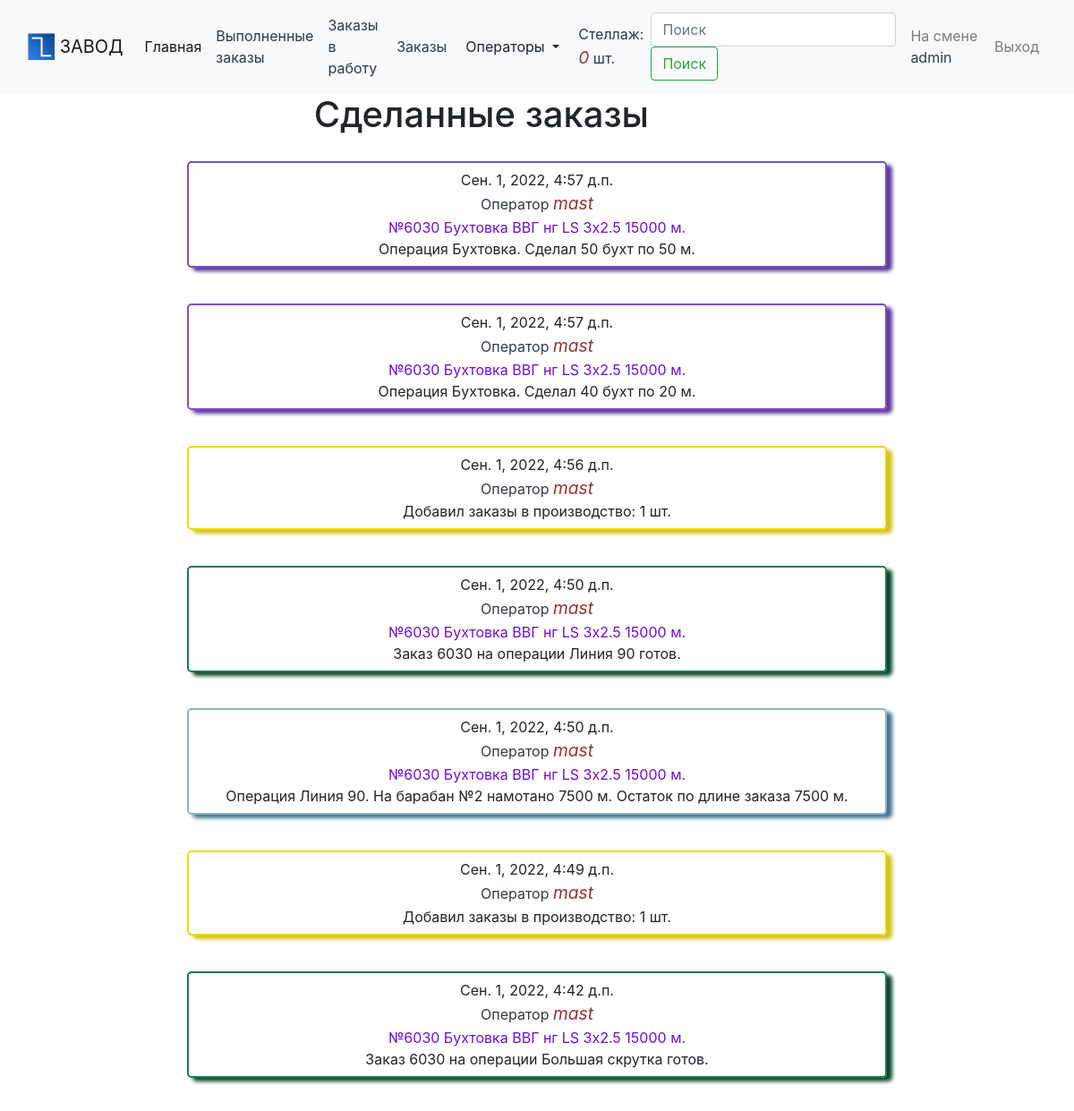
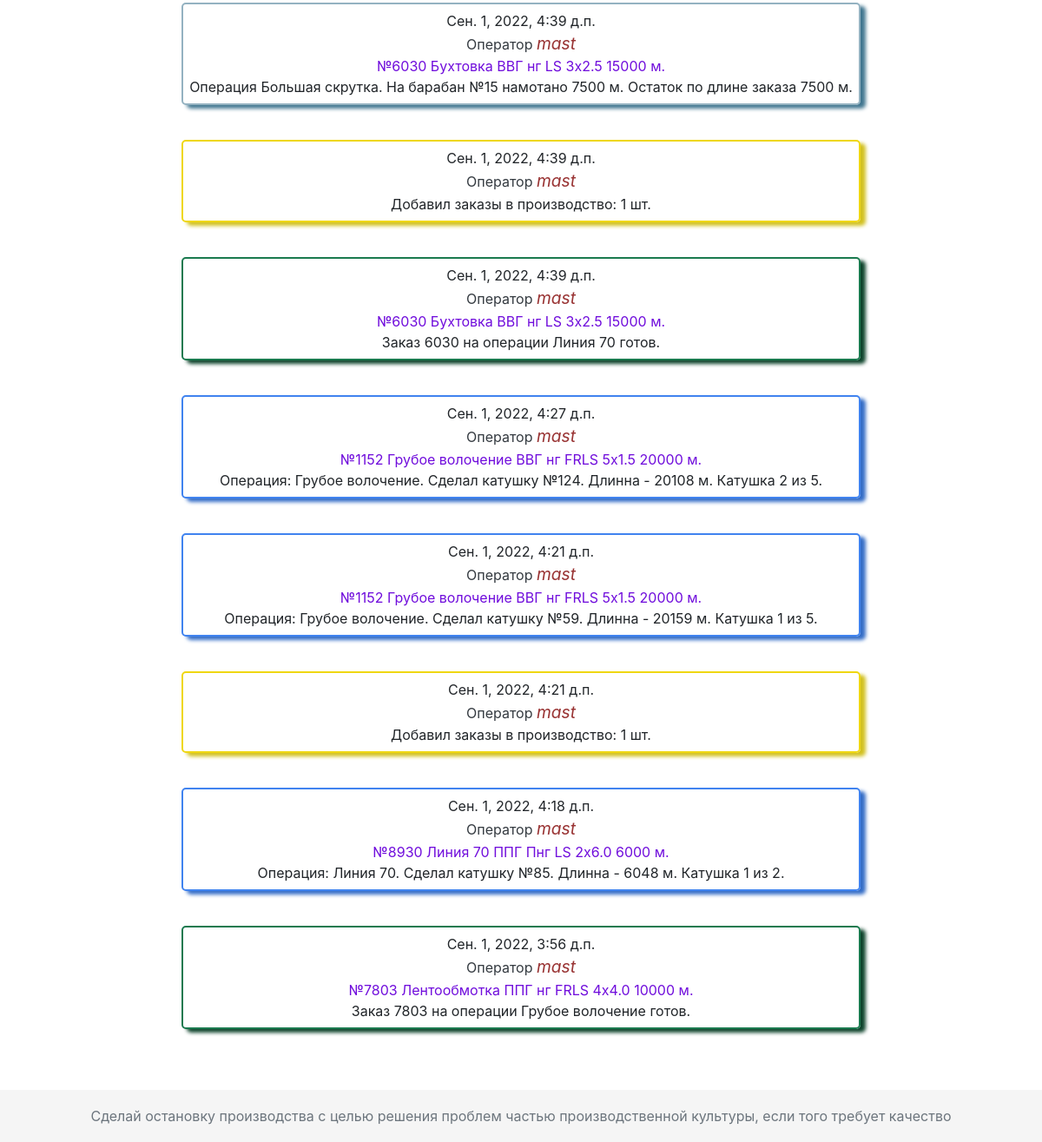
/manufactur/ (signed in), run on the app's committed database (2 pictures, top to bottom).
### manufactur/models.py (models this page shows, shortened)
class User(AbstractUser):
    TEAM = (
        (0, 0),
        (1, 1),
        (2, 2),
        (3, 3),
        (4, 4),
    )
    t_number = models.PositiveIntegerField(verbose_name="Табельный номер", default="1")
    team = models.IntegerField(choices=TEAM, default=0, verbose_name="Смена")
    is_master = models.BooleanField(verbose_name="Мастер", default=False)
    rough_drawing = models.BooleanField(verbose_name="Грубое волочение", default=False)
    fine_drawing = models.BooleanField(verbose_name="Тонкое волочение", default=False)
    frls = models.BooleanField(verbose_name="Лентообмотка", default=False)
    yl_300 = models.BooleanField(verbose_name="Автобухтовка 300", default=False)
    yl_600 = models.BooleanField(verbose_name="Автобухтовка 600", default=False)
    yl_1250 = models.BooleanField(verbose_name="Перемотка 1250", default=False)
    yl_450 = models.BooleanField(verbose_name="Ручная бухтовка 450", default=False)
    l_70 = models.BooleanField(verbose_name="Линия 70", default=False)
    l_90 = models.BooleanField(verbose_name="Линия 90", default=False)
    wild_twist = models.BooleanField(verbose_name="Маленькая скрутка", default=False)
    twist = models.BooleanField(verbose_name="Большая скрутка", default=False)
    armoring = models.BooleanField(verbose_name="Бронирование", default=False)
    packaging = models.BooleanField(verbose_name="Упаковка", default=False)
    otk = models.BooleanField(verbose_name="ОТК", default=False)
    following = models.ManyToManyField(
        "self", through="Contact", related_name="followers", symmetrical=False
    )
    def get_absolute_url(self):
        return reverse_lazy("manufactur:user_detail", args=[self.username])
    class Meta:
        verbose_name = "Пользователь"
        verbose_name_plural = "Пользователи"

### actions/models.py (models this page shows)
class Actions(models.Model):
    user = models.ForeignKey(
        "manufactur.User",
        related_name="actions",
        db_index=True,
        on_delete=models.CASCADE,
    )
    verb = models.CharField(max_length=150)
    target_ct = models.ForeignKey(
        ContentType,
        blank=True,
        null=True,
        related_name="target_obj",
        on_delete=models.CASCADE,
    )
    target_id = models.PositiveIntegerField(blank=True, null=True, db_index=True)
    target = GenericForeignKey("target_ct", "target_id")
    type_target = models.CharField(max_length=10, blank=True, null=True)
    created = models.DateTimeField(auto_now_add=True, db_index=True)
    class Meta:
        ordering = ("-created",)

### orders/models.py (models this page shows, shortened)
class Order(models.Model):
    PLASTIC_CHOICE = [
        ("ВВГ", "ВВГ"),
        ("ППГ", "ППГ"),
    ]
    DESIGN_CHOICE = [
        ("нг", "нг"),
        ("Пнг", "Пнг"),
    ]
    PURPOSE_CHOICE = [
        ("LS", "LS"),
        ("LTx", "LTx"),
        ("FRLS", "FRLS"),
        ("FRLSLTx", "FRLSLTx"),
    ]
    CORES_CHOICE = [
        (1, 1),
        (2, 2),
        (3, 3),
        (4, 4),
        (5, 5),
    ]
    CROSSSECTION_CHOICE = [
        ("0.5", "0.5"),
        ("0.75", "0.75"),
        ("1.0", "1.0"),
        ("1.5", "1.5"),
        ("2.5", "2.5"),
        ("4.0", "4.0"),
        ("6.0", "6.0"),
        ("10", "10"),
    ]
    batch_number = models.IntegerField(
        verbose_name="Номер партии", unique=True, db_index=True
    )
    slug = models.SlugField(max_length=10, db_index=True)
    operation = models.ForeignKey(
        Operation,
        related_name="order_operation",
        on_delete=models.CASCADE,
        default="Грубое волочение",
        verbose_name="Операция",
        db_index=True,
    )
    plastic = models.CharField(
        max_length=3, verbose_name="Пластик", choices=PLASTIC_CHOICE, default="ВВГ"
    )
    design = models.CharField(
        max_length=3, verbose_name="Исполнение", choices=DESIGN_CHOICE, default="нг"
    )
    purpose = models.CharField(
        max_length=7, verbose_name="Назначение", choices=PURPOSE_CHOICE, default="LS"
    )
    cores = models.IntegerField(verbose_name="Количество жил", choices=CORES_CHOICE)
    crosssection = models.CharField(
        max_length=3, verbose_name="Поперечное сечение", choices=CROSSSECTION_CHOICE
    )
    footage = models.IntegerField(verbose_name="Метраж", default=15000)
    created = models.DateField(verbose_name="Дата добавления", auto_now_add=True)
    completion = models.DateField(verbose_name="Дата завершения")
    updated = models.DateField(verbose_name="Дата обновления", auto_now=True)
    finished = models.BooleanField(verbose_name="Готов", default=False, db_index=True)
    discard = models.BooleanField(verbose_name="Брак", default=False, db_index=True)
    in_production = models.BooleanField(
        default=False, db_index=True, verbose_name="В производстве"
    )
    class Meta:
        ordering = (
            "operation",
            "batch_number",
        )
        index_together = (("batch_number", "slug"),)
        verbose_name = "Заказ"
        verbose_name_plural = "Заказы"
    def __str__(self):
        return (
            f"№{self.batch_number} {self.operation} {self.plastic} {self.design} {self.purpose} "
            f"{self.cores}x{self.crosssection}  {self.footage} м."
        )

class Operation(models.Model):
    name = models.CharField(max_length=50, db_index=True)
    slug = models.SlugField(max_length=50, db_index=True)
    def __str__(self):
        return self.name
    class Meta:
        verbose_name = "Тех операция"
        verbose_name_plural = "Тех операции"

### manufactur/views.py (the view)
# urls.py: path("", MainView.as_view()),
class MainView(View):
    def get(self, request):
        actions = []
        if request.user.is_active:
            actions = Actions.objects.exclude(user=request.user)
            following_ids = request.user.following.values_list("id", flat=True)
            if following_ids:
                actions = actions.filter(user_id__in=following_ids)
            actions = actions.select_related("user").prefetch_related("target_ct")[:15]
        return render(request, "manufactur/user/main.html", {"actions": actions})

### shelf/context_processors.py (called while the page is built)
def shelf(request):
    return {"shelf": Shelf(request)}

### shelf/shelf.py (called while the page is built)
    def __len__(self):
        return len(self.shelf)

    def get_link(self):
        return "gruboe-volochenie"

### manufactur/templates/manufactur/user/main.html (shortened to what this page needs)
{% extends 'manufactur/base.html' %}
{% block content %}
    <h1>Сделанные заказы</h1>
    {% for action in actions %}
		{% include "actions/action_detail.html" %}
    {% endfor %}
{% endblock %}

### manufactur/templates/manufactur/base.html (shortened to what this page needs)
{% load static %}
{% load pluralize %}
<!DOCTYPE html>
<html lang="ru">
<head>
    <link rel="stylesheet" href="{% static 'css/style.css' %}">
    <link rel="stylesheet" href="https://maxcdn.bootstrapcdn.com/bootstrap/4.0.0/css/bootstrap.min.css">
</head>
<body>
  <nav class="navbar sticky-top navbar-expand-lg navbar-light bg-light">
  <div class="container-fluid">
  <a class="navbar-brand" data-id="admin" href="/admin" target="_blank">
      <img src="{% static 'image/logo.png' %}" alt="logo" width="30" height="30" loading="lazy" class="d-inline-block align-top">
  ЗАВОД</a>
  <div class="collapse navbar-collapse" id="navbarToggler">
    <ul class="navbar-nav mr-auto mt-2 mt-lg-0">
      <li class="nav-item active">
        <a class="nav-link" data-id="main" href="{% url 'manufactur:manufacture' %}">Главная<span class="sr-only">(current)</span></a>
      </li>
      <li class="nav-item">
        <a {% if request.user.is_staff %}class="nav-link text-dark" href="{% url 'orders:orders_finish' %}" {% else %}class="nav-link disabled" href="#" tabindex="-1" aria-disabled="true"{% endif %} data-id="finish_orders">Выполненные заказы</a>
      </li>
      <li class="nav-item">
        <a {% if request.user.is_active %}class="nav-link text-dark" href="{% url 'orders:order_p_list' shelf.get_link %}" {% else %}class="nav-link disabled" href="#" tabindex="-1" aria-disabled="true"{% endif %} data-id="orders_in_prod">Заказы в работу</a>
      </li>
      <li class="nav-item">
        <a {% if request.user.is_staff %}class="nav-link text-dark" href="{% url 'orders:order_list' %} " {% else %}class="nav-link disabled"  tabindex="-1" aria-disabled="true"{% endif %}  data-id="orders">Заказы</a>
      </li>
      <li class="nav-item">
        <div class="dropdown">
        <button {% if request.user.is_staff %} class="btn btn-light dropdown-toggle"{% else %} type="button" class="btn btn-light dropdown-toggle disabled"{% endif %} id="dropdownMenuButton" data-toggle="dropdown" aria-haspopup="true" aria-expanded="false">
            Операторы
        </button>
</div>
      </li>
      <li class="nav-item">
        <div {% if request.user.is_staff %}class="count_shelf nav-link text-dark" {% else %}class="nav-link disabled"  tabindex="-1" aria-disabled="true"{% endif %} >
                    <a class="text-dark" data-id="shelf" href="{% url 'shelf:shelf_detail' %}">
                    <div class="">Стеллаж: <i>{{ shelf|length }}</i> шт.</div>
                    </a>
        </div>
      </li>
    </ul>
    <form class="form-inline my-2 my-lg-0">
      <input class="form-control mr-sm-2" type="search" placeholder="Поиск" aria-label="Поиск">
      <button class="btn btn-outline-success my-2 my-sm-0" data-id="search" type="submit">Поиск</button>
    </form>
  <ul class="navbar-nav ml-auto ml-100 mt-lg-0">
      <li class="nav-item">
        {% if request.user.is_authenticated %}
        <span class="nav-link">На смене <a class="text-dark" href="#" > {{ user.username }}</a></span>
      </li>
      <li class="nav-item">
          <a class="nav-link" data-id="exit" href="{% url 'manufactur:logout' %}">Выход</a>
      </li>
        {% else %}
            <a class="nav-link" data-id = 'login' href="{% url 'manufactur:login' %}">Вход</a>
      </li>
        {% endif %}
  </ul>
  </div>
  </div>
</nav>
  <div id="content" class="">
     {% block content %}{% endblock %}
  </div>
<footer class="footer">
    <div class="text-center">
        <span class="text-muted">Сделай остановку производства с целью решения проблем частью производственной культуры, если того требует качество</span>
    </div>
</footer>
</body>
</html>

### actions/templates/actions/action_detail.html
	{% with user=action.user type=action.type_target %}
	<div class="block_action
			{% if type == 'buhtovka' %} color_buhtovka
			{% elif type == 'iteration' %} color_iteration
			{% elif type == 'finish' %} color_finished
			{% elif type == 'follow' %} color_follow
			{% elif type == 'line_oper' %} color_line_operation
			{% endif %}">
			<time>{{ action.created }}</time>
			<a class="text-dark" href="{{ user.get_absolute_url }}">
				Оператор <i>{{ user.get_full_name }}</i>
			</a>
			{% if action.target%}
				{% with action.target as target %}
					<a class="dark" {% if type == 'follow' %} href="{{ target.get_absolute_url }}" {% else %} href="{% url 'orders:order_log' target.id %}" {% endif %}>
						{{ target }}
					</a>
				{% endwith %}
			{% endif %}
			<div>{{ action.verb }}</div>
		</div>
	{% endwith %}

### static/css/style.css (style rules this page uses)
html { font-size: 1rem; position: relative; min-height: 100%; }
@media (min-width: 320px) { html { font-size: 0.6rem } }
@media (min-width: 480px) { html { font-size: 0.8rem } }
@media (min-width: 768px) { html { font-size: 0.9rem } }
@media (min-width: 992px) { html { font-size: 0.95rem } }
@media (min-width: 1200px) { html { font-size: 1rem } }
body { font-family:helvetica, sans-serif; }
* { box-sizing: border-box; margin: auto; }
i { color: #993333; font-size: larger; }
a.dark { color: #700ddc; text-decoration: none; }
.color_follow { border: 2px solid rgb(239, 215, 18); box-shadow: 6px 4px 4px rgb(210, 193, 31); }
.color_iteration { border: 2px solid rgb(64, 131, 239); box-shadow: 6px 4px 4px rgb(52, 109, 199); }
.color_buhtovka { border: 2px solid rgb(122, 78, 206); box-shadow: 6px 4px 4px rgb(90, 57, 152); }
.color_finished { border: 2px solid rgb(26, 122, 79); box-shadow: 6px 4px 4px rgb(14, 68, 44); }
.color_line_operation { border: 2px solid rgba(65, 118, 144, 0.56); box-shadow: 6px 4px 4px rgba(65, 118, 144); }
.block_action { position: relative; display: flex; flex-direction: column; min-width: 0; margin: 20px; padding:7px; border-radius: 5px }
.footer { position: sticky; margin-top: 50px; bottom: 0; width: 100%; height: 60px; line-height: 60px; background-color: #f5f5f5; }
#content { display: flex; flex-direction: column; max-width: max-content; overflow:hidden; }
h1, h2, h3, h4 , h5, h6 { width: 80%; margin-left: 20px; margin-right: 20px; text-align: center; }

### data on the page
User: username "admin"
Actions: created "Сен. 1, 2022, 4:57 д.п.", user.get_full_name "mast", target "№6030 Бухтовка ВВГ нг LS 3x2.5 15000 м.", verb "Операция Бухтовка. Сделал 50 бухт по 50 м."
Actions: created "Сен. 1, 2022, 4:57 д.п.", user.get_full_name "mast", target "№6030 Бухтовка ВВГ нг LS 3x2.5 15000 м.", verb "Операция Бухтовка. Сделал 40 бухт по 20 м."
Actions: created "Сен. 1, 2022, 4:56 д.п.", user.get_full_name "mast", verb "Добавил заказы в производство: 1 шт."
Actions: created "Сен. 1, 2022, 4:50 д.п.", user.get_full_name "mast", target "№6030 Бухтовка ВВГ нг LS 3x2.5 15000 м.", verb "Заказ 6030 на операции Линия 90 готов."
Actions: created "Сен. 1, 2022, 4:50 д.п.", user.get_full_name "mast", target "№6030 Бухтовка ВВГ нг LS 3x2.5 15000 м.", verb "Операция Линия 90. На барабан №2 намотано 7500 м. Остаток по длине заказа 7500 м."
Actions: created "Сен. 1, 2022, 4:49 д.п.", user.get_full_name "mast", verb "Добавил заказы в производство: 1 шт."
Actions: created "Сен. 1, 2022, 4:42 д.п.", user.get_full_name "mast", target "№6030 Бухтовка ВВГ нг LS 3x2.5 15000 м.", verb "Заказ 6030 на операции Большая скрутка готов."
Actions: created "Сен. 1, 2022, 4:39 д.п.", user.get_full_name "mast", target "№6030 Бухтовка ВВГ нг LS 3x2.5 15000 м.", verb "Операция Большая скрутка. На барабан №15 намотано 7500 м. Остаток по длине заказа 7500 м."
Actions: created "Сен. 1, 2022, 4:39 д.п.", user.get_full_name "mast", verb "Добавил заказы в производство: 1 шт."
Actions: created "Сен. 1, 2022, 4:39 д.п.", user.get_full_name "mast", target "№6030 Бухтовка ВВГ нг LS 3x2.5 15000 м.", verb "Заказ 6030 на операции Линия 70 готов."
Actions: created "Сен. 1, 2022, 4:27 д.п.", user.get_full_name "mast", target "№1152 Грубое волочение ВВГ нг FRLS 5x1.5 20000 м.", verb "Операция: Грубое волочение. Сделал катушку №124. Длинна - 20108 м. Катушка 2 из 5."
Actions: created "Сен. 1, 2022, 4:21 д.п.", user.get_full_name "mast", target "№1152 Грубое волочение ВВГ нг FRLS 5x1.5 20000 м.", verb "Операция: Грубое волочение. Сделал катушку №59. Длинна - 20159 м. Катушка 1 из 5."
Actions: created "Сен. 1, 2022, 4:21 д.п.", user.get_full_name "mast", verb "Добавил заказы в производство: 1 шт."
Actions: created "Сен. 1, 2022, 4:18 д.п.", user.get_full_name "mast", target "№8930 Линия 70 ППГ Пнг LS 2x6.0 6000 м.", verb "Операция: Линия 70. Сделал катушку №85. Длинна - 6048 м. Катушка 1 из 2."
Actions: created "Сен. 1, 2022, 3:56 д.п.", user.get_full_name "mast", target "№7803 Лентообмотка ППГ нг FRLS 4x4.0 10000 м.", verb "Заказ 7803 на операции Грубое волочение готов."

### other printed values
{{ shelf|length }} "0"
